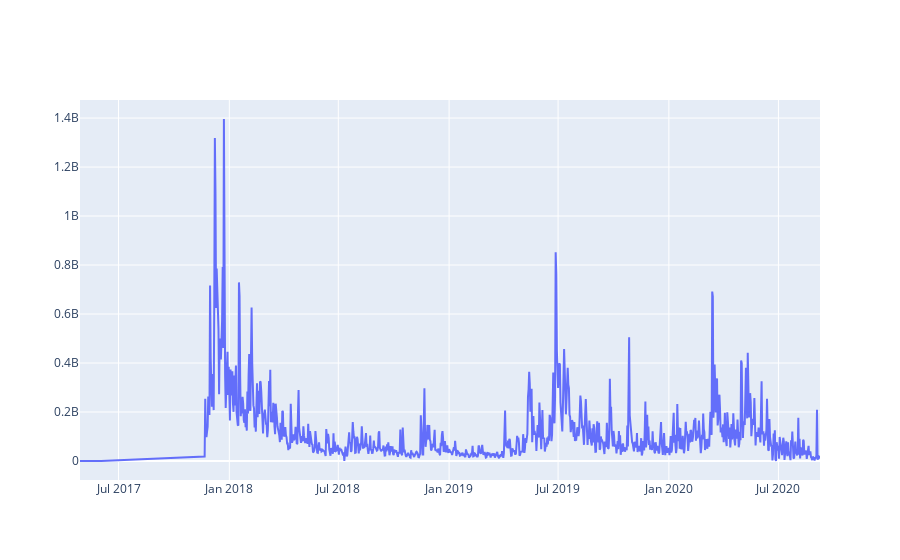

Notebook code cell kept with this figure:
### Code cell
btc_trace = go.Scatter(x=data.index, y=data['btc'], name= 'Price')
py.iplot([btc_trace])

### Figure 1 — Plotly figure (JSON) as saved in the notebook; plotly's stock layout.template omitted (floating-point values rounded to 4 significant figures; data arrays with more than 128 entries replaced by an {"elided": "..."} marker saying what was removed)
{"data": [{"y": {"elided": "1059 float values"}, "x": {"elided": "1059 str values"}, "type": "scatter", "name": "Price"}], "layout": {}}
